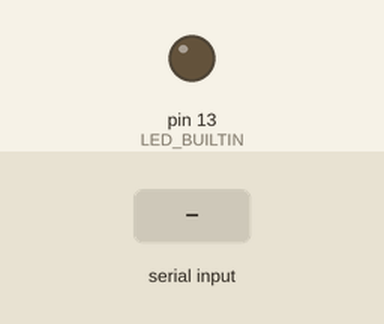
Simulated run of this sketch. Board: Arduino Uno, built with avr-gcc and run on an emulated ATmega328P. On the bench: output pins drawn as LEDs (lit = HIGH). The inputs (shaded band) are chosen by the test bench.

Above: at 1.2 s.
1.3 s: "ON" received over Serial
At 3.3 s:
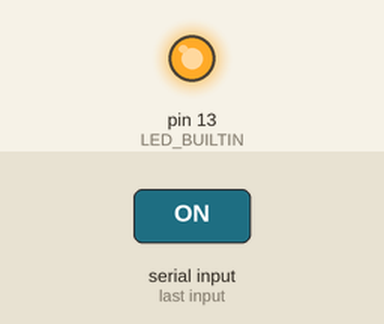
3.8 s: "OFF" received over Serial
At 5.2 s:
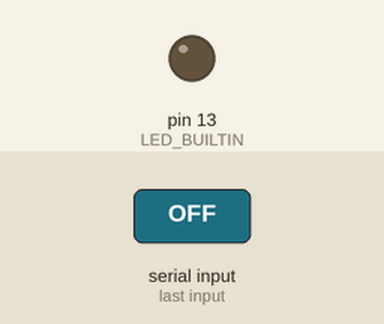
Timing chart, 0 to 6.8 s (numbered marks = the images above; inputs shaded):
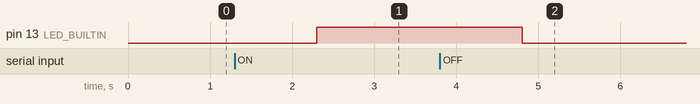

The sketch:

sketch_mar10a.ino
```cpp
#define led1 9
#define led2 2
#define led3 3

void setup() {
  // put your setup code here, to run once:
  Serial.begin(9600);
  pinMode(LED_BUILTIN, OUTPUT);
}

void loop() {
if (Serial.available()>0){
  String msg = Serial.readString();

  if (msg == "ON") {
    digitalWrite(8,HIGH);
    digitalWrite(9,HIGH);
    digitalWrite(10,HIGH);
    digitalWrite(11,HIGH);
    digitalWrite(12,HIGH);
    digitalWrite(13,HIGH);
  }
   else if (msg == "OFF") {
    digitalWrite(8,LOW);
    digitalWrite(9,LOW);
    digitalWrite(10,LOW);
    digitalWrite(11,LOW);
    digitalWrite(12,LOW);
    digitalWrite(13,LOW);
   }
     else if (msg == "BLINK") {
    digitalWrite(8,HIGH);
    digitalWrite(9,HIGH);
    digitalWrite(10,HIGH);
    digitalWrite(11,HIGH);
    digitalWrite(12,HIGH);
    digitalWrite(13,HIGH);
    delay(300);
    digitalWrite(8,LOW);
    digitalWrite(9,LOW);
    digitalWrite(10,LOW);
    digitalWrite(11,LOW);
    digitalWrite(12,LOW);
    digitalWrite(13,LOW);
   }
}
}
```

Measured:
- after the input at 1.3 s, pin 13 (LED_BUILTIN): LOW → HIGH after 1.0 s
- after the input at 3.8 s, pin 13 (LED_BUILTIN): HIGH → LOW after 1.0 s
